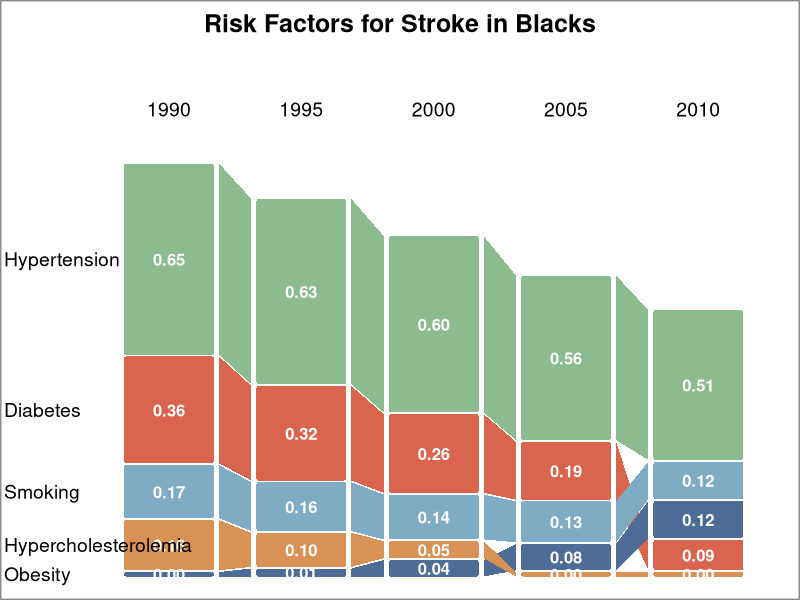

Write R code to recreate this figure.

# Installs libraries
library(ggplot2)
library(dplyr)
library(tidyr)
#===========================================================================================================
# Data
#===========================================================================================================

# Declare given data
# Years pertaining to data
years <- c(1990, 1995, 2000, 2005, 2010)

df <- rbind(
  data.frame(risk = "Hypertension",         yr = 1:5, value = c(0.654, 0.633, 0.602, 0.561, 0.509)),
  data.frame(risk = "Diabetes",             yr = 1:5, value = c(0.359, 0.316, 0.260, 0.187, 0.092)),
  data.frame(risk = "Smoking",              yr = 1:5, value = c(0.171, 0.156, 0.142, 0.128, 0.116)),
  data.frame(risk = "Hypercholesterolemia", yr = 1:5, value = c(0.161, 0.104, 0.045, 0.001, 0.001)),
  data.frame(risk = "Obesity",              yr = 1:5, value = c(0.001, 0.013, 0.043, 0.077, 0.115))
)

#===========================================================================================================
# Chart Characterisitis
#===========================================================================================================
# Configuring chart visuals by setting constant characteristics
DRAW_ORDER <- c("Hypertension", "Diabetes", "Smoking", "Obesity", "Hypercholesterolemia")

#colors of the bands
band_colors <- c(Hypertension         = "#8BBB8F", 
          Diabetes             = "#DA654F",   
          Smoking              = "#7FABC5", 
          Hypercholesterolemia = "#D99155",   
          Obesity              = "#4D6C96")   


WHITE_SPACE      <- 0.038        # vertical white space between stacked bands (y units)
MIN_H    <- 0.015                # extra height added to every band ("raise the platform"),

# Buffer space values to account for small values (none visible strips)
HALF_WIDTH       <- 0.34         # half-width of each year's plateau (x units; 1 = spacing between years)
GAP       <- 0.006               # white gap between a plateau and its sloped connector (each side)
CORNER_X <- 0.015                # corner rounding of plateaus, horizontal (x units); set both to 0 for square
CORNER_Y <- 0.010                # corner rounding of plateaus, vertical (y units)
RIBBON_OPACITY    <- 1           # ribbon opacity (1 = opaque)

# Font and letter sizes
FONT        <- "sans"
SIZE_TITLE  <- 18
SIZE_YEAR   <- 14
SIZE_CAT    <- 14
SIZE_VALUE  <- 12


#===========================================================================================================
#Stack Bands In Order
#===========================================================================================================
stack <- df %>%
  # Creates the visual height (h) of each band and adds extra buffer height
  mutate(h = value + MIN_H) %>% 
  # Treat each year separately for the calculations that follow.
  group_by(yr) %>%  
  # Sort the bands within each year by smallest at the bottom to largest at the top, if 
  #values are equal use risk to break the tie
  arrange(value, risk, .by_group = TRUE) %>%       
  mutate(rk   = row_number(),                      # Ranks each row/band in order within its year
         ymin = cumsum(h) - h + GAP * (rk - 1),    # Calculates where the bottom of the current band should be, adds height of bands below it and gap between those bands
         ymax = ymin + h,                          # Calculates the top of the current band (y-axis)
         ymid = (ymin + ymax) / 2) %>%             # Caluates the vertical midpoint/center of the band
  ungroup()                                        # Ungroups -removes year grouping so the stack goes back to normal

#===========================================================================================================
# Retangles
#===========================================================================================================
# To create rectangle you need:
# xmin = left edge
# xmax = right edge
# ymin = bottom edge
# ymax = top edge
# rx = horizontal corner radius
# ry = vertical corner radium
# n = number of points used to draw each corner


# cx = center x-coordinate of the corner
# cy = center y-coordinate of the corner
# a0 = starting angle
# a1 = ending angle

#-----------------------------------------------------------------------------------------------------------
# Rectangle function - Creates segement/rectangles for bands#
rrect <- function(xmin, xmax, ymin, ymax, rx, ry, n = 8) {
  # Prevents rounded corners from overlapping in very thin bands
  # by limiting the vertical corner radius to half the band's height.
  ry <- min(ry, (ymax - ymin) / 2)
#-----------------------------------------------------------------------------------------------------------        
  # Arcircles Function - Creates curver corner/s of the rectangle
  arc <- function(cx, cy, a0, a1) { 
    # Creates sequence of n number of points used to draw each corner between the start and ending angles
    th <- seq(a0, a1, length.out = n)
    # Converts angles into coordinates
    data.frame(x = cx + rx * cos(th), y = cy + ry * sin(th))
  }
#-----------------------------------------------------------------------------------------------------------  
  # Joins corner together by joining the four sets of points together.
  rbind(arc(xmax - rx, ymax - ry, 0,       pi / 2),        # top-right
        arc(xmin + rx, ymax - ry, pi / 2,  pi),            # top-left
        arc(xmin + rx, ymin + ry, pi,      3 * pi / 2),    # bottom-left
        arc(xmax - rx, ymin + ry, 3 * pi / 2, 2 * pi))     # bottom-right
}
#--------------------------------------------------------------------------------------------------------------
# Gives sequence of the number of rows(bands) and for every row does the following..
# nrows(stack) counts the number of rows/bands in stack
# seq_len() creates the number of rows
# lapply() goes through those row numbers one at a time
# function(i) are instructions to execute for every row
# bind_rows() combines the results from all the rows into one dataframe
plateaus <- bind_rows(lapply(seq_len(nrow(stack)), function(i) {
  # Gets the current row(band)
  r <- stack[i, ]
  # Creates a segment (rounded retangle) take the left and right edge and center it around the year
  # Gets the top and bottom, corner sizes
  points <- rrect(r$yr - HALF_WIDTH, r$yr + HALF_WIDTH, r$ymin, r$ymax, CORNER_X, CORNER_Y)
  # Identifies each retangle based on its row number
  points$id   <- paste0("p", i)
  # Adds Risk information about every point making up the current rectangle
  points$risk <- r$risk
  # Return the points created
  points
}))

#Summary: 
#For every band in stack, take its year, bottom, top, and corner settings. Use those to create
#a rounded rectangle. Give that rectangle an ID and its risk category. Then combine all the rectangles 
#into one data frame called plateaus.
#-----------------------------------------------------------------------------------------------------------
#===========================================================================================================
# SLOPES - Creates Slope Shapes
#===========================================================================================================
# Determines which bands get connected
slopes_tbl <- stack %>%                                # Declares stack datafram
  group_by(risk) %>%                                   # Groups data by risk
  arrange(yr, .by_group = TRUE) %>%                    # Arranges each risk group by year from earlist to latest
  mutate(ymin2 = lead(ymin), ymax2 = lead(ymax)) %>%   # the the position in the next year
  filter(!is.na(ymin2)) %>%                            # Drops the final year and keep the rows that don't an an edge missing
  ungroup() %>%                                        # Removes risk grouping
  arrange(match(risk, DRAW_ORDER))                     # Determines which slopes get drawn first and which get drawn later
#===========================================================================================================
# nrows(slopes_tbl) counts the number of rows/bands in slope_tbl
# seq_len() creates the number of rows
# lapply() goes through those row numbers one at a time
# function(i) are instructions to execute for every row
# bind_rows() combines the results from all the rows into one dataframe

# r = current connector
# xL = left connector
# xR = right connector

# point 1 = xL current bottom
# point 2 = xL current top
# point 3 = xR next top
# point 4 = xR next bottom

slopes <- bind_rows(lapply(seq_len(nrow(slopes_tbl)), function(i) {
  # Gets the current row, which represents the current
  # risk band and its connection to the next year.
  r  <- slopes_tbl[i, ] 
  # Finds the LEFT side of the connector:
  # starts at the current year's position,
  # moves to the right edge of its plateau,
  # then moves slightly farther right by GAP.
  xL <- r$yr + HALF_WIDTH + WHITE_SPACE   
  # Finds the RIGHT side of the connector:
  # moves to the next year,
  # moves to the left edge of that year's plateau,
  # then moves slightly farther left by GAP.
  xR <- r$yr + 1 - HALF_WIDTH - WHITE_SPACE
            # Gives the slope an ID and carries the existing
            # risk category onto the slope.
             data.frame(id = paste0("s", i), risk = r$risk,   
                # Creates the four x-coordinates of the connector.        
                x = c(xL, xL, xR, xR), 
                # Creates the four y-coordinates:
                # current bottom, current top,
                # next top, next bottom
                y = c(r$ymin, r$ymax, r$ymax2, r$ymin2))         
}))

slopes$id <- factor(slopes$id, levels = unique(slopes$id))   #gives each slope an id
#===========================================================================================================
# 6. LABELS
#===========================================================================================================
#Creates a new stack with new column called txt that will be used for plotting as a label.
#Rounds the value to two decimal places using half-up rounding, then format it as text with exactly two decimal places.
vlab <- stack %>% mutate(txt = sprintf("%.2f", floor(value * 100 + 0.5 + 1e-9) / 100))
#category labels - keep only the bands belonging to the first year 
catlab <- stack %>% filter(yr == 1)
#===========================================================================================================
# 7. LAYOUT GEOMETRY (measured from Picture1.jpg)
#===========================================================================================================
#Defines canvas sizing
XLIM <- c(-0.277, 5.768)   # whole canvas in x units (left, right) edges
YLIM <- c(-0.082, 2.017)   # whole canvas in y units (bottom, top) edges

#===========================================================================================================
# 8. PLOT
#===========================================================================================================
#start with an empty plot called p
p <- ggplot() +
  # Draws sloped connectors
  geom_polygon(data = slopes,                       # 4 points for each connector
               aes(x, y, group = id, fill = risk),  # Columns containing th coordinates, id and fills each connector according to risk category
               alpha = RIBBON_OPACITY) +                     # Controls transpancy
  # Draws the plateaus
  geom_polygon(data = plateaus,                     # Contains the points to form the rectangles
               aes(x, y,
                   group = id,
                   fill = risk),
                   alpha = RIBBON_OPACITY) +
  # Draws the values inside the bands as white and bold
  
  geom_text(data = vlab,                            # Formatted values for labels
            aes(x = yr, y = ymid, label = txt),     # Year centered around, midpoint used, label needed
            colour = "white", fontface = "bold",    # Text is white and bold
            size = SIZE_VALUE / .pt, family = FONT) +
  # category names on the left (black, regular)
  geom_text(data = catlab,                           # First year's band
            aes(x = XLIM[1] + 0.03,y = ymid,label = risk), # Puts category labels inside the left edge and puts each label athe center of band
            hjust = 0, colour = "black",             # No horizontal justification, 
            size = SIZE_CAT / .pt, family = FONT) +
  # years across the top ofchart
  annotate("text",
           x = 1:5,                                  # Five positions get stored in year
           y = 1.634,                                # Puts labels the top
           label = years,                            # Five positions get stored in year              
           colour = "black", 
           size = SIZE_YEAR / .pt, family = FONT) +
  # title
  annotate("text", x = mean(XLIM), y = 1.936,                                               # Centers title 
           label = "Risk Factors for Stroke in Blacks",
           fontface = "bold", size = SIZE_TITLE / .pt, family = FONT) +                     # Makes bold
  scale_fill_manual(values = band_colors, guide = "none") +                                        # States what colors to use
  # Sets canvas
  coord_cartesian(xlim = XLIM, ylim = YLIM, expand = FALSE, clip = "off") +
  # Removes the given theme
  theme_void() +
  # Custom theme  
  theme(plot.margin = margin(0, 0, 0, 0),               # Removes margins
        plot.background = element_rect(fill = "white",  # Makes background white
        colour = "grey55",                              # Make borders grey
        linewidth = 1))                                 # Border thickness

print(p)                                                #Display plot
